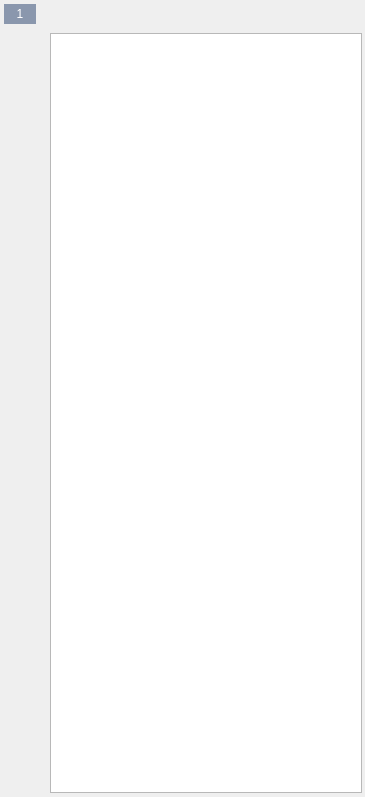
<?xml version="1.0" encoding="UTF-8"?>
<ui version="4.0">
 <class>QSampleRackMonitor</class>
 <widget class="QWidget" name="QSampleRackMonitor">
  <property name="geometry">
   <rect>
    <x>0</x>
    <y>0</y>
    <width>365</width>
    <height>797</height>
   </rect>
  </property>
  <property name="minimumSize">
   <size>
    <width>365</width>
    <height>0</height>
   </size>
  </property>
  <property name="maximumSize">
   <size>
    <width>365</width>
    <height>16777215</height>
   </size>
  </property>
  <property name="windowTitle">
   <string>QSampleRackMonitor</string>
  </property>
  <property name="styleSheet">
   <string notr="true"/>
  </property>
  <widget class="QTableView" name="tableRackView">
   <property name="geometry">
    <rect>
     <x>50</x>
     <y>33</y>
     <width>312</width>
     <height>760</height>
    </rect>
   </property>
   <property name="verticalScrollBarPolicy">
    <enum>Qt::ScrollBarAlwaysOff</enum>
   </property>
   <property name="horizontalScrollBarPolicy">
    <enum>Qt::ScrollBarAlwaysOff</enum>
   </property>
   <property name="showGrid">
    <bool>false</bool>
   </property>
   <property name="bks" stdset="0">
    <string notr="true">table_rack_view</string>
   </property>
   <attribute name="horizontalHeaderDefaultSectionSize">
    <number>48</number>
   </attribute>
   <attribute name="horizontalHeaderHighlightSections">
    <bool>false</bool>
   </attribute>
   <attribute name="horizontalHeaderMinimumSectionSize">
    <number>48</number>
   </attribute>
   <attribute name="horizontalHeaderStretchLastSection">
    <bool>true</bool>
   </attribute>
   <attribute name="verticalHeaderDefaultSectionSize">
    <number>38</number>
   </attribute>
   <attribute name="verticalHeaderHighlightSections">
    <bool>false</bool>
   </attribute>
   <attribute name="verticalHeaderMinimumSectionSize">
    <number>38</number>
   </attribute>
  </widget>
  <widget class="QLabel" name="label">
   <property name="geometry">
    <rect>
     <x>4</x>
     <y>4</y>
     <width>32</width>
     <height>20</height>
    </rect>
   </property>
   <property name="styleSheet">
    <string notr="true">background: #8a97ad;
color: #fff;</string>
   </property>
   <property name="text">
    <string>1</string>
   </property>
   <property name="alignment">
    <set>Qt::AlignCenter</set>
   </property>
  </widget>
  <widget class="QLabel" name="bk_tableRackView">
   <property name="geometry">
    <rect>
     <x>0</x>
     <y>0</y>
     <width>365</width>
     <height>797</height>
    </rect>
   </property>
   <property name="text">
    <string/>
   </property>
  </widget>
  <zorder>bk_tableRackView</zorder>
  <zorder>tableRackView</zorder>
  <zorder>label</zorder>
 </widget>
 <layoutdefault spacing="6" margin="11"/>
 <resources/>
 <connections/>
</ui>
